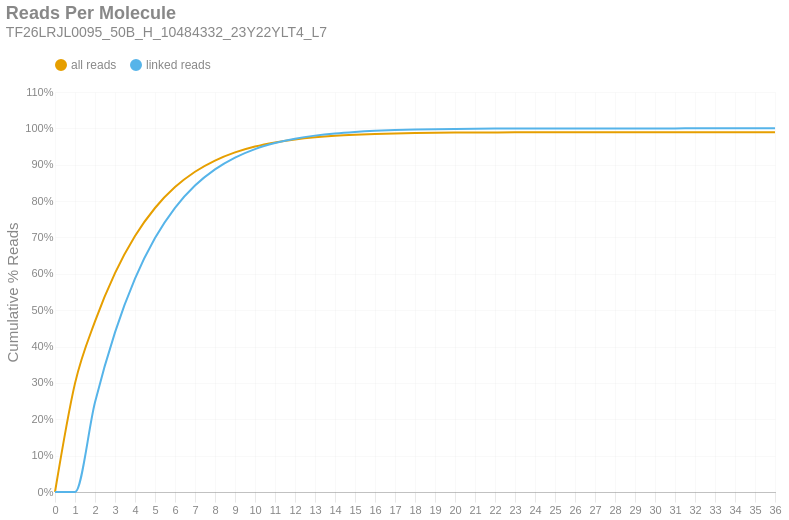

The cell this chart's notebook holds for it:
### Markdown cell above
### Reads per Molecule
This chart shows the cumulative distribution of the number of reads per linked molecule. That is, how many alignments are associated with a unique molecule. This excludes the number of reads associated with invalid or absent linked-read barcodes. The `linked` histogram is the percentages recalculated when disregarding singletons.

### Code cell
if SKIPLR:
    print_html(f"Skipped")
else:
    counts = np.bincount(valids['reads'].cast(pl.Int64).to_numpy())
    weighted = counts * np.arange(len(counts))
    all_perc = weighted / n_reads
    linked_perc = weighted / n_linked_reads
    linked_perc[1] = 0
    binned_df = pl.DataFrame({
        'readsper': list(range(len(counts))),
        'all reads (cumsum)': np.cumsum(all_perc).tolist(),
        'linked reads (cumsum)': np.cumsum(linked_perc).tolist(),
    })

    with SafeRender(binned_df):
        (
            density_plot(binned_df, 'Reads Per Molecule', samplename, 'readspmol')
            .encode(
                x=alt.X('readsper:O', title=None).axis(labelAngle=0).scale(padding=0),
                y=alt.Y('value:Q', title='Cumulative % Reads').axis(format='%').stack(False),
                color=alt.Color("key:N").scale(domain=["all reads", "linked reads"]),
                tooltip=[
                    alt.Tooltip("key:N", title="Data Type"),
                    alt.Tooltip("readsper:O", title="Reads Per Molecule"),
                    alt.Tooltip("value:Q", format=".2%", title="% Reads (Cum.)")
                ]            
            )
        ).display()

### Figure 1 — Vega-Lite specification as saved in the notebook (floating-point values rounded to 4 significant figures)
{"width": "container", "height": 400, "config": {"title": {"anchor": "start", "dy": -15, "fontSize": 18, "color": "#888888", "subtitleColor": "#888888", "subtitleFontSize": 14}, "arc": {"fill": "#0072B2"}, "axis": {"domainColor": "#888888", "domainWidth": 0.5, "gridWidth": 0.2, "grid": false, "titleFontWeight": 400, "titleFontSize": 15, "labelFontSize": 11, "labelColor": "#888888", "tickColor": "#888888", "tickWidth": 0.2, "titleColor": "#888888"}, "axisBand": {"grid": false}, "axisX": {"grid": true, "tickSize": 10, "domainCap": "round"}, "axisY": {"domain": false, "grid": true, "tickSize": 0, "domainCap": "round"}, "background": "transparent", "header": {"labelFontSize": 15, "labelColor": "#888888", "titleFontSize": 15, "titleFontWeight": 600, "titleColor": "#888888"}, "legend": {"labelFont": "sans-serif", "labelFontSize": 12, "labelColor": "#888888", "symbolSize": 100, "symbolType": "circle", "titleFontSize": 12, "titlePadding": 10, "titleColor": "#888888", "title": null, "orient": "top"}, "range": {"category": ["#E69F00", "#56B4E9", "#009E73", "#F0E442", "#0072B2", "#D55E00", "#CC79A7", "#000000"], "diverging": ["#cfe8f3", "#a2d4ec", "#73bfe2", "#46abdb", "#1696d2", "#12719e"]}, "area": {"fill": "#0072B2", "fillOpacity": 0.7, "line": true, "strokeOpacity": 0.7}, "line": {"color": "#0072B2", "stroke": "#0072B2", "strokeWidth": 2}, "trail": {"color": "#0072B2", "stroke": "#0072B2", "strokeWidth": 0, "size": 1}, "point": {"filled": true, "fillOpacity": 1.0, "size": 95}, "text": {"color": "#888888", "fontSize": 11, "align": "right", "fontWeight": 400, "size": 11}, "bar": {"fill": "#0072B2", "stroke": null}, "view": {"stroke": null, "continuousWidth": 660, "continuousHeight": 400}}, "data": {"name": "data-ff11d999524753ff328e029aad4f1f2c"}, "mark": {"type": "line", "interpolate": "monotone", "point": {"opacity": 0, "size": 275}}, "encoding": {"color": {"field": "key", "scale": {"domain": ["all reads", "linked reads"]}, "type": "nominal"}, "tooltip": [{"field": "key", "title": "Data Type", "type": "nominal"}, {"field": "readsper", "title": "Reads Per Molecule", "type": "ordinal"}, {"field": "value", "format": ".2%", "title": "% Reads (Cum.)", "type": "quantitative"}], "x": {"axis": {"labelAngle": 0}, "field": "readsper", "scale": {"padding": 0}, "title": null, "type": "ordinal"}, "y": {"axis": {"format": "%"}, "field": "value", "stack": false, "title": "Cumulative % Reads", "type": "quantitative"}}, "params": [{"name": "param_c36ac31b6afebe62", "select": {"type": "point", "fields": ["key"]}, "bind": "legend"}], "title": {"text": "Reads Per Molecule", "subtitle": "TF26LRJL0095_50B_H_10484332_23Y22YLT4_L7"}, "transform": [{"fold": ["all reads (cumsum)", "linked reads (cumsum)"]}, {"calculate": "replace(datum.key, ' (cumsum)', '')", "as": "key"}, {"filter": {"param": "param_c36ac31b6afebe62"}}], "usermeta": {"embedOptions": {"downloadFileName": "TF26LRJL0095_50B_H_10484332_23Y22YLT4_L7.readspmol"}}, "$schema": "https://vega.github.io/schema/vega-lite/v6.4.1.json", "datasets": {"data-ff11d999524753ff328e029aad4f1f2c": [{"readsper": 0, "all reads (cumsum)": 0.0, "linked reads (cumsum)": 0.0}, {"readsper": 1, "all reads (cumsum)": 0.2987, "linked reads (cumsum)": 0.0}, {"readsper": 2, "all reads (cumsum)": 0.469, "linked reads (cumsum)": 0.2466}, {"readsper": 3, "all reads (cumsum)": 0.6019, "linked reads (cumsum)": 0.4389}, {"readsper": 4, "all reads (cumsum)": 0.7039, "linked reads (cumsum)": 0.5867}, {"readsper": 5, "all reads (cumsum)": 0.781, "linked reads (cumsum)": 0.6984}, {"readsper": 6, "all reads (cumsum)": 0.8385, "linked reads (cumsum)": 0.7815}, {"readsper": 7, "all reads (cumsum)": 0.8807, "linked reads (cumsum)": 0.8427}, {"readsper": 8, "all reads (cumsum)": 0.9114, "linked reads (cumsum)": 0.8871}, {"readsper": 9, "all reads (cumsum)": 0.9339, "linked reads (cumsum)": 0.9197}, {"readsper": 10, "all reads (cumsum)": 0.95, "linked reads (cumsum)": 0.9431}, {"readsper": 11, "all reads (cumsum)": 0.9614, "linked reads (cumsum)": 0.9596}, {"readsper": 12, "all reads (cumsum)": 0.9696, "linked reads (cumsum)": 0.9714}, {"readsper": 13, "all reads (cumsum)": 0.9755, "linked reads (cumsum)": 0.98}, {"readsper": 14, "all reads (cumsum)": 0.9797, "linked reads (cumsum)": 0.9861}, {"readsper": 15, "all reads (cumsum)": 0.9826, "linked reads (cumsum)": 0.9903}, {"readsper": 16, "all reads (cumsum)": 0.9847, "linked reads (cumsum)": 0.9933}, {"readsper": 17, "all reads (cumsum)": 0.9861, "linked reads (cumsum)": 0.9953}, {"readsper": 18, "all reads (cumsum)": 0.9871, "linked reads (cumsum)": 0.9967}, {"readsper": 19, "all reads (cumsum)": 0.9878, "linked reads (cumsum)": 0.9977}, {"readsper": 20, "all reads (cumsum)": 0.9883, "linked reads (cumsum)": 0.9985}, {"readsper": 21, "all reads (cumsum)": 0.9886, "linked reads (cumsum)": 0.9989}, {"readsper": 22, "all reads (cumsum)": 0.9888, "linked reads (cumsum)": 0.9993}, {"readsper": 23, "all reads (cumsum)": 0.989, "linked reads (cumsum)": 0.9995}, {"readsper": 24, "all reads (cumsum)": 0.9891, "linked reads (cumsum)": 0.9997}, {"readsper": 25, "all reads (cumsum)": 0.9892, "linked reads (cumsum)": 0.9998}, {"readsper": 26, "all reads (cumsum)": 0.9892, "linked reads (cumsum)": 0.9998}, {"readsper": 27, "all reads (cumsum)": 0.9893, "linked reads (cumsum)": 0.9999}, {"readsper": 28, "all reads (cumsum)": 0.9893, "linked reads (cumsum)": 0.9999}, {"readsper": 29, "all reads (cumsum)": 0.9893, "linked reads (cumsum)": 0.9999}, {"readsper": 30, "all reads (cumsum)": 0.9893, "linked reads (cumsum)": 1.0}, {"readsper": 31, "all reads (cumsum)": 0.9893, "linked reads (cumsum)": 1.0}, {"readsper": 32, "all reads (cumsum)": 0.9893, "linked reads (cumsum)": 1.0}, {"readsper": 33, "all reads (cumsum)": 0.9893, "linked reads (cumsum)": 1.0}, {"readsper": 34, "all reads (cumsum)": 0.9893, "linked reads (cumsum)": 1.0}, {"readsper": 35, "all reads (cumsum)": 0.9893, "linked reads (cumsum)": 1.0}, {"readsper": 36, "all reads (cumsum)": 0.9893, "linked reads (cumsum)": 1.0}]}}
